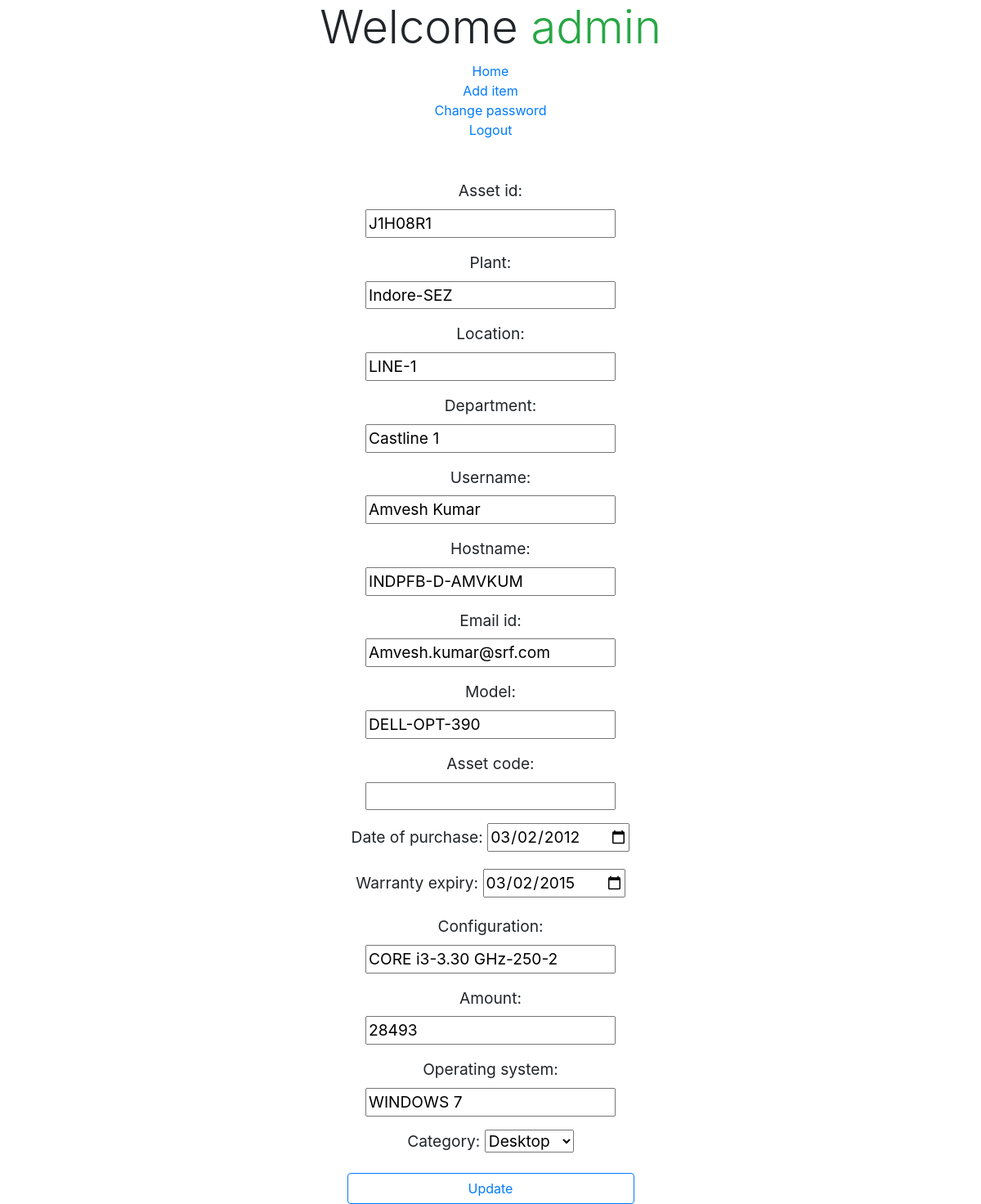
Screenshot of /a/update/J1H08R1/ (signed in) with the database file from the repository.
### items/models.py (models this page shows, shortened)
class Asset(models.Model):
	user 				= models.ForeignKey(User, on_delete = models.CASCADE)
	asset_id			= models.CharField(max_length = 10, primary_key = True)
	plant				= models.CharField(max_length = 20, blank = True, null = True)
	location			= models.CharField(max_length = 20, blank = True, null = True)
	department			= models.CharField(max_length = 20, blank = True, null = True)
	username			= models.CharField(max_length = 50, blank = True, null = True)
	hostname			= models.CharField(max_length = 25, blank = True, null = True)
	email_id			= models.EmailField(blank = True, null = True)
	model 				= models.CharField(max_length = 30, blank = True, null = True)
	asset_code			= models.CharField(max_length = 15, blank = True, null = True)
	date_of_purchase	= models.DateField(blank = True, null = True)
	warranty_expiry 	= models.DateField(blank = True, null = True)
	configuration		= models.CharField(max_length = 40, blank = True, null = True)
	amount				= models.IntegerField(blank = True, null = True)
	operating_system	= models.CharField(max_length = 20, blank = True, null = True)
	ASSET_TYPE = (
			('Laptop', 'Laptop'),
			('Printer', 'Printer'),
			('Scanner', 'Scanner'),
			('Desktop', 'Desktop'),
			('Keyboard', 'Keyboard'),
			('Mouse', 'Mouse'),
			('Modem', 'Modem'),
			('Router', 'Router'),
			('Switch', 'Switch'),
			('Others', 'Others'),
		)
	category 			= models.CharField(max_length = 8, choices = ASSET_TYPE)

### items/views.py (the view)
# urls.py: url(r'update/(?P<pk>\w+)/$', ItemUpdateView.as_view(), name = 'update'),
class ItemUpdateView(LoginRequiredMixin, UpdateView):
	template_name = "templates/update.html"
	success_url = "/"
	form_class = AssetModelForm
	def get_queryset(self):
		queryset = Asset.objects.filter(user = self.request.user)
		return queryset

### items/forms.py
class AssetModelForm(forms.ModelForm):
	pass
	class Meta:
		model 	= Asset
		exclude = ['user']
		widgets = {
			'date_of_purchase': DateInput(),
			'warranty_expiry': DateInput(),
		}

### templates/update.html (shortened to what this page needs)
{% extends "templates/base.html" %}
{% block content %}
<div align="center">
	<form method='POST' style="font-size: 120%; width: 30%;">
		{{ form.as_p }}
		<input type="submit" class="btn btn-outline-primary btn-block" value="Update">
	</form>
</div>
{% endblock %}

### templates/base.html (shortened to what this page needs)
<!DOCTYPE html>
<html>
<head>
	{% include 'templates/bs4.html' %}
</head>
<body>
	<div align="center">
	<h1 class="display-4">Welcome <span class="text-success">
		{% if request.user.is_authenticated %}
			{{ request.user }}
		{% endif %}
	</span></h1>
	<a href="{% url 'home' %}">Home</a><br>
	{% if request.user.is_authenticated %}
		<a href="{% url 'asset:create' %}">Add item</a><br>
		<a href="{% url 'password_change' %}">Change password</a><br>
		<a href="{% url 'logout' %}">Logout</a><br>
	{% else %}
		<a href="{% url 'login' %}">Login</a><br>
	{% endif %}
	</div><br><br>
	<div class="container-fluid">
		{% block content %}{% endblock content %}
	</div>
</body>
</html>

### rows the page displays
Asset: asset_id "J1H08R1", plant "Indore-SEZ", location "LINE-1", department "Castline 1", username "Amvesh Kumar", hostname "INDPFB-D-AMVKUM", email_id "Amvesh.kumar@srf.com", model "DELL-OPT-390", date_of_purchase "03/02/2012", warranty_expiry "03/02/2015", configuration "CORE i3-3.30 GHz-250-2", amount "28493", operating_system "WINDOWS 7", category "Desktop"

### other values shown
{{ request.user }} "admin"
